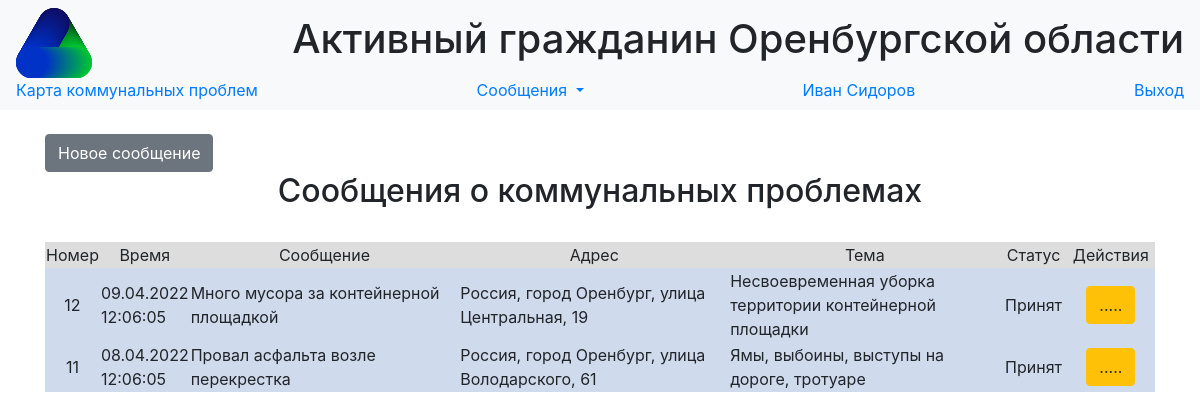
The app's page /calls (signed in), older data.
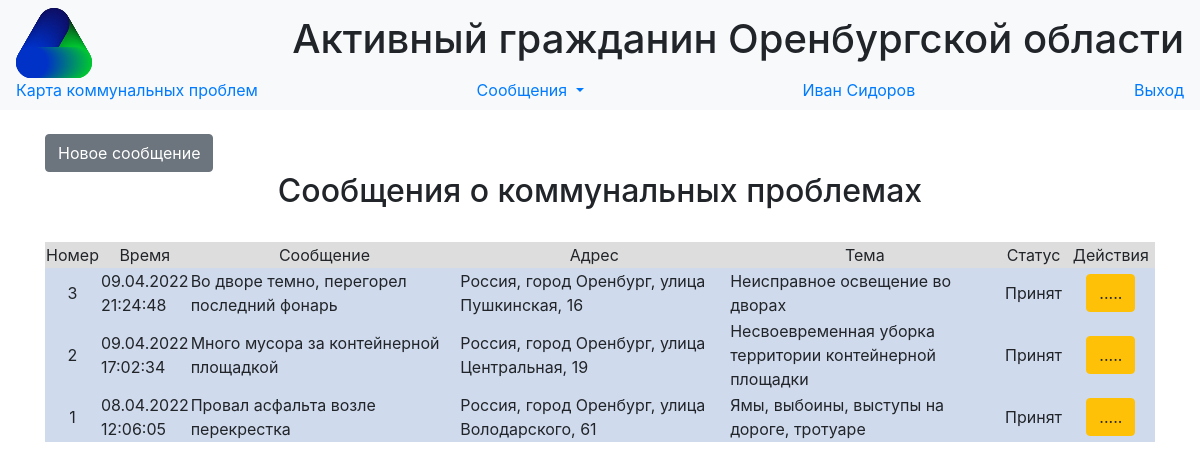
The same page, newer data.
### data/users.py (models this page shows, shortened)
class User(SqlAlchemyBase, UserMixin,SerializerMixin):
    __tablename__ = 'users'
    id = sqlalchemy.Column(sqlalchemy.Integer,
                           primary_key=True, autoincrement=True)
    surname = sqlalchemy.Column(sqlalchemy.String, nullable=True)
    name = sqlalchemy.Column(sqlalchemy.String, nullable=True)
    position = sqlalchemy.Column(sqlalchemy.String, nullable=True)
    locality = sqlalchemy.Column(sqlalchemy.String, nullable=True)
    email = sqlalchemy.Column(sqlalchemy.String,
                              index=True, unique=True, nullable=True)
    hashed_password = sqlalchemy.Column(sqlalchemy.String, nullable=True)
    modified_date = sqlalchemy.Column(sqlalchemy.DateTime,
                                      default=datetime.datetime.now)

### data/calls.py (models this page shows, shortened)
class Call(SqlAlchemyBase, SerializerMixin):
    __tablename__ = 'calls'
    id = sqlalchemy.Column(sqlalchemy.Integer,
                           primary_key=True, autoincrement=True)
    message = sqlalchemy.Column(sqlalchemy.String, nullable=True)
    address = sqlalchemy.Column(sqlalchemy.String, nullable=True)
    point = sqlalchemy.Column(sqlalchemy.String, nullable=True)
    service = sqlalchemy.Column(sqlalchemy.String, nullable=True)
    status = sqlalchemy.Column(sqlalchemy.String, nullable=True)
    call_time = sqlalchemy.Column(sqlalchemy.DateTime,
                                  default=datetime.datetime.utcnow())
    finish_time = sqlalchemy.Column(sqlalchemy.DateTime,
                                    nullable=True)
    answer = sqlalchemy.Column(sqlalchemy.String, nullable=True)

### main.py (the view)
@app.route('/calls')
@login_required
def calls():
    db_sess = db_session.create_session()
    calls = db_sess.query(Call).order_by(desc(Call.call_time)).all()
    db_sess.commit()
    return render_template('calls.html', calls=calls, time_now=datetime.datetime.today())

### data/db_session.py (called while the page is built)
def create_session() -> Session:
    global __factory
    return __factory()

### main.py (called while the page is built)
@login_manager.user_loader
def load_user(user_id):
    db_sess = db_session.create_session()
    return db_sess.query(User).get(user_id)

### templates/calls.html (shortened to what this page needs)
{% extends "base.html" %}
{% block content %}
{% set STATUSES  = {"received": "Принят", "serviced": "Выполняется", "finished":  "Завершен"} %}
<br>
{% if current_user.is_authenticated %}
    <a href="/add_call" class="btn btn-secondary">Новое сообщение</a>
{% endif %}
<br>
<h2 align="center">Сообщения о коммунальных проблемах</h2>
<br>
<div class="table_container">
    <table class="my_table">
        <tr class="my_row">
            <td class="title" width="2%" bgcolor="#dddddd" align="center">Номер</td>
            <td class="title" width="5%" bgcolor="#dddddd" align="center">Время</td>
            <td class="title" width="25%" bgcolor="#dddddd" align="center">Сообщение</td>
            <td class="title" width="25%" bgcolor="#dddddd" align="center">Адрес</td>
            <td class="title" width="25%" bgcolor="#dddddd" align="center">Тема</td>
            <td class="title" width="6%" bgcolor="#dddddd" align="center">Статус</td>
            <td class="title" width="8%" bgcolor="#dddddd" align="center">Действия</td>
        </tr>
        {% for call in calls %}
            {% if (time_now - call.call_time).days >= 10 and call.status != "finished" %}
                {%  set color = "#dc143c" %}
                {% set text_color = "#FFF0F5" %}
            {% else %}
                {% set color = "#d0daed"  %}
                {% set text_color = "ffffff" %}
            {% endif %}
        <tr class="my_row">
            <td class="ordinary" bgcolor ={{color}} align="center" style="color:{{text_color}}">{{ call.id }}</td>
            <td class="ordinary" bgcolor ={{color}} style="color:{{text_color}}">{{ moment(call.call_time).format("DD.MM.YYYY HH:mm:ss") }}</td>
            <td class="ordinary" bgcolor ={{color}} style="color:{{text_color}}">{{ call.message }}</td>
            <td class="ordinary" bgcolor ={{color}} style="color:{{text_color}}">
                <span class="ymaps-geolink">
                        {{ call.address }}
                </span>
            </td>
            <td class="ordinary" bgcolor ={{color}} style="color:{{text_color}}">
                {{ call.service }}
            </td>
            <td class="ordinary" bgcolor ={{color}} align="center" style="color:{{text_color}}">{{ STATUSES[call.status] }}</td>
            <td class="ordinary" bgcolor ={{color}} align="center" style="color:{{text_color}}">
                {% if current_user.is_authenticated %}
                <div>       <a href="/calls/{{ call.id }}" class="btn btn-warning">.....</a>
                </div>
                {% endif %}
            </td>
        </tr>
        {% endfor %}
    </table>
</div>
{% endblock %}

### templates/base.html (shortened to what this page needs)
<!DOCTYPE html>
<html lang="en">
<head>
    <link rel="stylesheet" href="../static/css/bootstrap.min.css">
    <link rel="stylesheet" type="text/css" href="../static/css/style.css" />
</head>
  <body>
    <header>
      <nav class="navbar navbar-light bg-light">
          <img src="/static/favicon.svg" height = "70px">
          <h1>Активный гражданин Оренбургской области </h1>
          <a class="nav-brand" href="/map">Карта коммунальных проблем</a>
          {% if current_user.is_authenticated %}
          <div class="nav-item dropdown">
          <a class="nav-brand dropdown-toggle" href="#" id="navbarDropdownMenuLink" role="button"
             data-toggle="dropdown" aria-haspopup="true" aria-expanded="false"> Сообщения </a>
          </div>
          <a class="navbar-link" href="/users/{{current_user.id}}">{{current_user.name}} {{current_user.surname}}</a>
          <a class="navbar-link" href="/logout">Выход</a>
          {% else %}
            <p>
                <a class="btn btn-success" href="/login">Войти</a>
                <a class="btn btn-primary " href="/register">Зарегистрироваться</a>
            </p>
          {% endif %}
      </nav>
    </header>
    <main role="main" class="container">
        {% block content %}
        {% endblock %}
    </main>
  </body>
</html>

Row changes from the older to the newer data that the page shows:
removed Call: id "12", call_time "09.04.2022 12:06:05", message "Много мусора за контейнерной площадкой", address "Россия, город Оренбург, улица Центральная, 19", service "Несвоевременная уборка территории контейнерной площадки", status "Принят"
removed Call: id "11", call_time "08.04.2022 12:06:05", message "Провал асфальта возле перекрестка", address "Россия, город Оренбург, улица Володарского, 61", service "Ямы, выбоины, выступы на дороге, тротуаре", status "Принят"
added Call: id "3", call_time "09.04.2022 21:24:48", message "Во дворе темно, перегорел последний фонарь", address "Россия, город Оренбург, улица Пушкинская, 16", service "Неисправное освещение во дворах", status "Принят"
added Call: id "2", call_time "09.04.2022 17:02:34", message "Много мусора за контейнерной площадкой", address "Россия, город Оренбург, улица Центральная, 19", service "Несвоевременная уборка территории контейнерной площадки", status "Принят"
added Call: id "1", call_time "08.04.2022 12:06:05", message "Провал асфальта возле перекрестка", address "Россия, город Оренбург, улица Володарского, 61", service "Ямы, выбоины, выступы на дороге, тротуаре", status "Принят"
